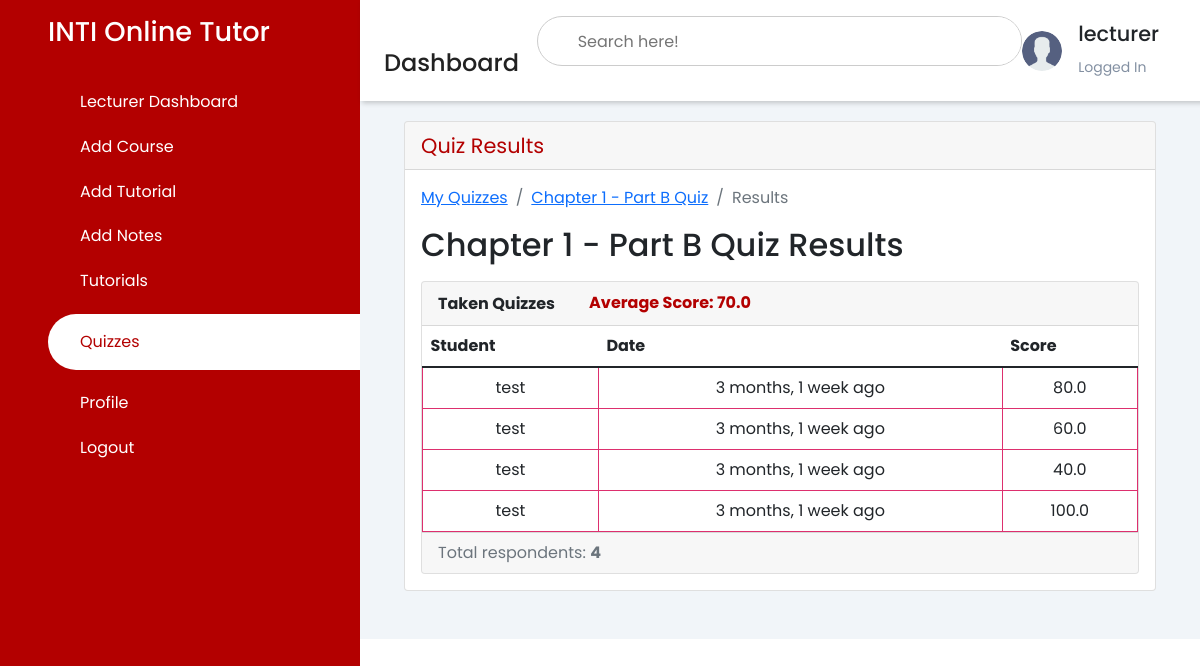
Page /quiz/10/results/ (signed in) on the earlier database version.
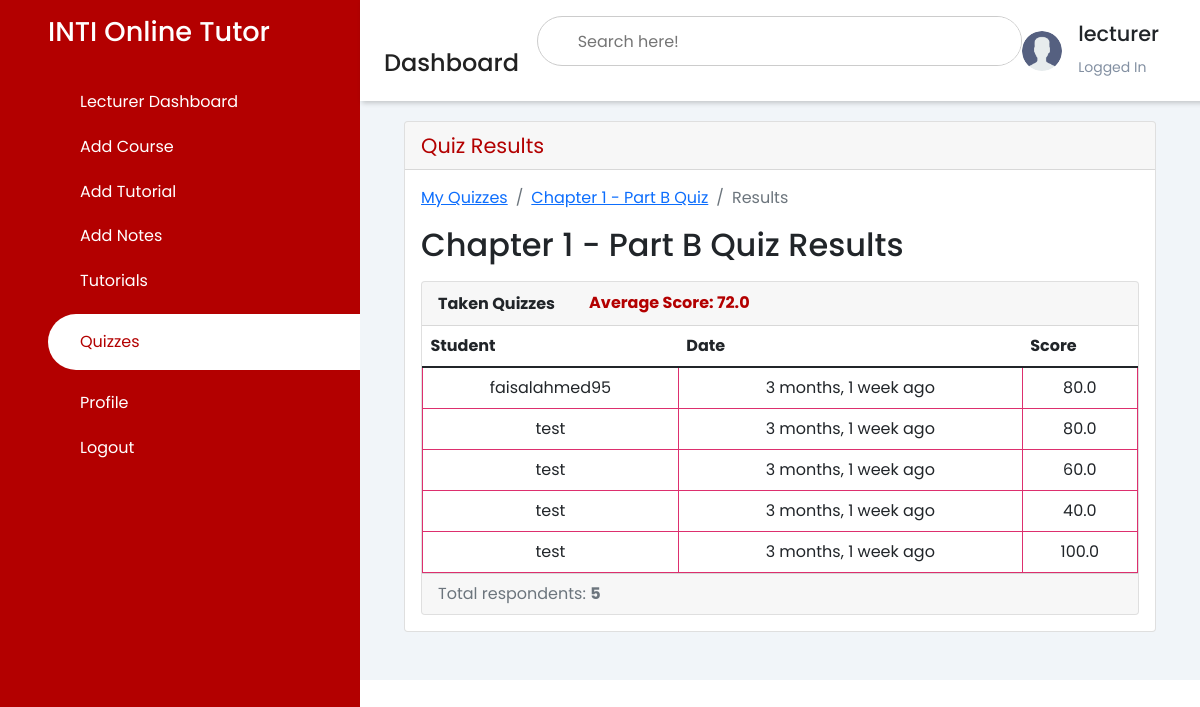
Same page on the later database version.
### pages/models.py (models this page shows, shortened)
class TakenQuiz(models.Model):
    student = models.ForeignKey(Student, on_delete=models.CASCADE, related_name='taken_quizzes')
    quiz = models.ForeignKey(Quiz, on_delete=models.CASCADE, related_name='taken_quizzes')
    score = models.FloatField()
    date = models.DateTimeField(auto_now_add=True)

class Student(models.Model):
    user = models.OneToOneField(User, on_delete=models.CASCADE, primary_key=True)
    quizzes = models.ManyToManyField(Quiz, through='TakenQuiz')

class User(AbstractUser):
    is_student = models.BooleanField(default=False)
    is_lecturer = models.BooleanField(default=False)
    is_admin = models.BooleanField(default=False)

### pages/views.py (the view)
# urls.py: path('quiz/<int:pk>/results/', ResultsView.as_view(), name='quiz_results'),
class ResultsView(DeleteView):
    model = Quiz
    context_object_name = 'quiz'
    template_name = 'dashboard/lecturer/quiz_results.html'
    def get_context_data(self, **kwargs):
        quiz = self.get_object()
        taken_quizzes = quiz.taken_quizzes.select_related('student__user').order_by('-date')
        total_taken_quizzes = taken_quizzes.count()
        quiz_score = quiz.taken_quizzes.aggregate(average_score=Avg('score'))
        extra_context = {
            'taken_quizzes': taken_quizzes,
            'total_taken_quizzes': total_taken_quizzes,
            'quiz_score': quiz_score
        }
        kwargs.update(extra_context)
        return super().get_context_data(**kwargs)
    def get_queryset(self):
        return self.request.user.quizzes.all()

### templates/dashboard/lecturer/quiz_results.html (shortened to what the changed rows need)
<!DOCTYPE html>
<html lang="en">
<head>
    {% load static %}
    {% load crispy_forms_tags humanize %}
    <link rel="stylesheet" href="https://maxst.icons8.com/vue-static/landings/line-awesome/line-awesome/1.3.0/css/line-awesome.min.css">
    <link rel="stylesheet" href="https://maxst.icons8.com/vue-static/landings/line-awesome/font-awesome-line-awesome/css/all.min.css">
    <link href="https://cdn.jsdelivr.net/npm/bootstrap@5.1.3/dist/css/bootstrap.min.css" rel="stylesheet">
    <link rel="stylesheet" href="{% static 'css/style.css' %}">
</head>
<body>
    <div class="sidebar">
        <div class="sidebar-brand">
            <h2>INTI Online Tutor</h2>
        </div>
    </div>
    <div class="main-content">
        <header>
            <div class="header-title">
                <h2>
                    <label for="">
                    <span class="las la-bars"></span>
                </label>
                    Dashboard
                </h2>
            </div>
        </header>
        <main>
            <div class="container-fluid">
            <div class="card mb-3">
                <div class="card-body">
              <h2 class="mb-3">{{ quiz.name }} Results</h2>
              <div class="card">
                <div class="card-header">
                  <strong>Taken Quizzes &emsp;</strong>
                  <span class="badge badge-pill badge-primary float-right"style="color: var(--main-color); font-size: 1rem;">Average Score: {{ quiz_score.average_score|default_if_none:0.0 }}</span>
                </div>
                <table class="table mb-0">
                  <thead>
                    <tr>
                      <th>Student</th>
                      <th>Date</th>
                      <th>Score</th>
                    </tr>
                  </thead>
                  <tbody>
                    {% for taken_quiz in taken_quizzes %}
                      <tr>
                        <td>{{ taken_quiz.student.user.username }}</td>
                        <td>{{ taken_quiz.date|naturaltime }}</td>
                        <td>{{ taken_quiz.score }}</td>
                      </tr>
                    {% endfor %}
                  </tbody>
                </table>
                <div class="card-footer text-muted">
                  Total respondents: <strong>{{ total_taken_quizzes }}</strong>
                </div>
              </div>
                    </div>
                </div>
                </div>
            </div>
</body>
</html>

Differences in the rows shown:
added TakenQuiz: student.user.username "faisalahmed95", date "3 months, 1 week ago", score "80.0"
Other differences:
{{ quiz_score.average_score|default_if_none:0.0 }}: "70.0" → "72.0"
{{ total_taken_quizzes }}: "4" → "5"
